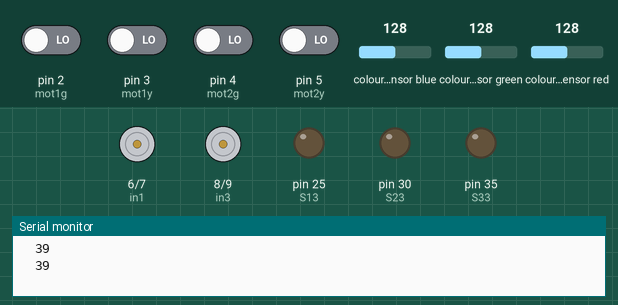
The sketch below on a simulated Arduino Mega 2560, built with avr-gcc and run on an emulated ATmega2560. On the bench: motor-driver pin pairs drawn as motors (green arrow = first pin HIGH = forward, orange = second pin HIGH = backward, longer = more drive, scaled by the enable pin), output pins drawn as LEDs (lit = HIGH), the last lines printed to the serial monitor. Wiring (inferred from the names in the program): 3 × TCS3200 colour sensor: output pin 26, S2 pin 27, S3 pin 32, S1 pin 22 / output pin 31, S2 pin 28, S3 pin 33, S1 pin 23 / output pin 36, S2 pin 29, S3 pin 34, S1 pin 24. Inputs (shaded band) come from the test bench; at power-on: pin 2 (mot1g), pin 3 (mot1y), pin 4 (mot2g), pin 5 (mot2y) LOW, colour sensor blue 128, colour sensor green 128, colour sensor red 128. Pins used as bus, display or sensor lines are not drawn.

Above: at 0.1 s.
At 5.1 s:
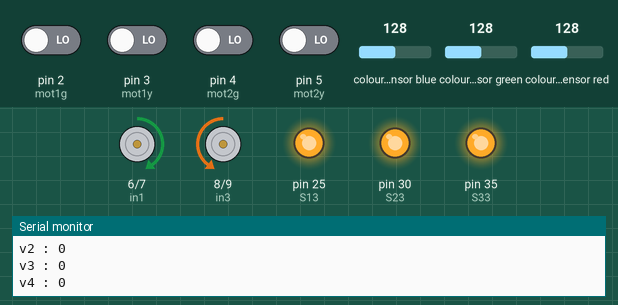
At 10.1 s:
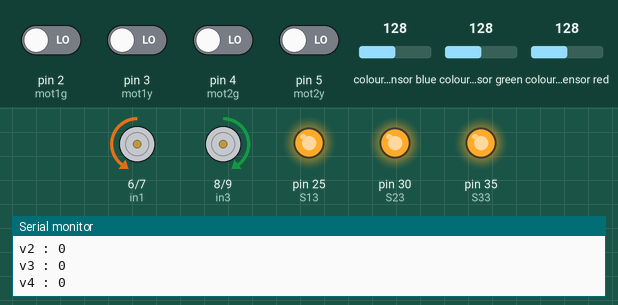
At 12.1 s:
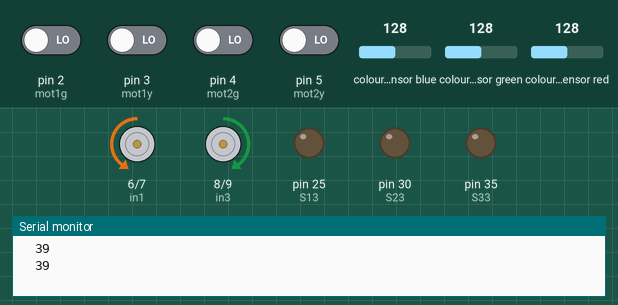
At 19.1 s:
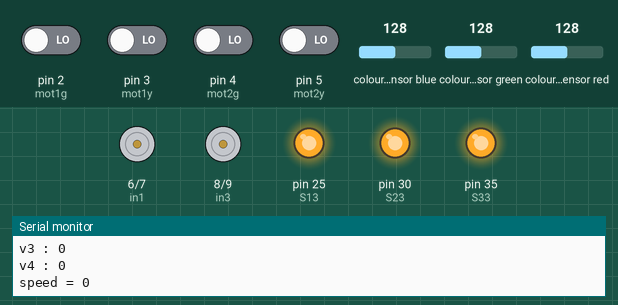
Timing chart, 0 to 20.6 s (numbered marks = the images above):
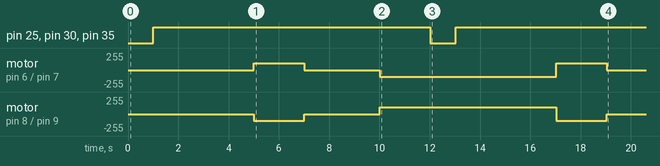

The sketch:

motor_test.ino
```cpp
#define mot1g 2  // Control pin 1 for motor 1
#define mot1y 3  // Control pin 2 for motor 1

#define in1 6
#define in2 7

#define mot2g 4  // Control pin 1 for motor 2
#define mot2y 5  // Control pin 2 for motor 2

#define in3 8
#define in4 9

#define Ea 10
#define Eb 11

#define S10 22
#define S11 23
#define S12 24
#define S13 25
#define sensorOut1 26

#define S20 27
#define S21 28
#define S22 29
#define S23 30
#define sensorOut2 31

#define S30 32
#define S31 33
#define S32 34
#define S33 35
#define sensorOut3 36

int frequency1 = 0;
int frequency2 = 0;
int frequency3 = 0;
int v1=0;
int v2=0;
int v3=0;
int v4=0;

void setup() {

    pinMode(Ea, OUTPUT);
    pinMode(Eb, OUTPUT);

    pinMode(mot1g, INPUT);
    pinMode(mot1y, INPUT);
    pinMode(in1, OUTPUT);
    pinMode(in2, OUTPUT);
    pinMode(mot2g, INPUT);
    pinMode(mot2y, INPUT);
    pinMode(in3, OUTPUT);
    pinMode(in4, OUTPUT);

  pinMode(S10, OUTPUT);
  pinMode(S11, OUTPUT);
  pinMode(S12, OUTPUT);
  pinMode(S13, OUTPUT);
  pinMode(sensorOut1, INPUT);

  pinMode(S20, OUTPUT);
  pinMode(S21, OUTPUT);
  pinMode(S22, OUTPUT);
  pinMode(S23, OUTPUT);
  pinMode(sensorOut2, INPUT);

  pinMode(S30, OUTPUT);
  pinMode(S31, OUTPUT);
  pinMode(S32, OUTPUT);
  pinMode(S33, OUTPUT);
  pinMode(sensorOut3, INPUT);

  // Setting frequency-scaling to 20%
  digitalWrite(S10,HIGH);
  digitalWrite(S11,LOW);

  digitalWrite(S20,HIGH);
  digitalWrite(S21,LOW);

  digitalWrite(S30,HIGH);
  digitalWrite(S31,LOW);

    Serial.begin(9600);

    v1=digitalRead(mot1g);
    v2=digitalRead(mot1y);
    v3=digitalRead(mot2g);
    v4=digitalRead(mot2y);

}

void loop()
{

  digitalWrite(S12,LOW);
  digitalWrite(S13,LOW);

  digitalWrite(S22,LOW);
  digitalWrite(S23,LOW);

  digitalWrite(S32,LOW);
  digitalWrite(S33,LOW);

  // Reading the output frequency
  frequency1 = pulseIn(sensorOut1, LOW);
  frequency2 = pulseIn(sensorOut2, LOW);
  frequency3 = pulseIn(sensorOut3, LOW);

  // Printing the value on the serial monitor
  Serial.print("R= ");//printing name
  Serial.println(frequency1);//printing RED color frequency
  Serial.print("  ");
  Serial.println(frequency2);//printing RED color frequency
  Serial.print("  ");
  Serial.println(frequency3);//printing RED color frequency
  Serial.print("  ");
  delay(1000);

  // Setting Green filtered photodiodes to be read
  digitalWrite(S12,HIGH);
  digitalWrite(S13,HIGH);

  digitalWrite(S22,HIGH);
  digitalWrite(S23,HIGH);

  digitalWrite(S32,HIGH);
  digitalWrite(S33,HIGH);

  // Reading the output frequency
  frequency1 = pulseIn(sensorOut1, LOW);
  frequency2 = pulseIn(sensorOut2, LOW);
  frequency3 = pulseIn(sensorOut3, LOW);

  // Printing the value on the serial monitor
  Serial.print("G= ");//printing name
  Serial.println(frequency1);//printing RED color frequency
  Serial.print("  ");
  Serial.println(frequency2);//printing RED color frequency
  Serial.print("  ");
  Serial.println(frequency3);//printing RED color frequency
  Serial.print("  ");
  delay(1000);

  // Setting Blue filtered photodiodes to be read
  digitalWrite(S12,LOW);
  digitalWrite(S13,HIGH);

   digitalWrite(S22,LOW);
  digitalWrite(S23,HIGH);

   digitalWrite(S32,LOW);
  digitalWrite(S33,HIGH);

  // Reading the output frequency
  frequency1 = pulseIn(sensorOut1, LOW);
  frequency2 = pulseIn(sensorOut2, LOW);
  frequency3 = pulseIn(sensorOut3, LOW);

  // Printing the value on the serial monitor
  Serial.print("B= ");//printing name
  Serial.println(frequency1);//printing RED color frequency
  Serial.println("  ");
  Serial.println(frequency2);//printing RED color frequency
  Serial.println("  ");
  Serial.println(frequency3);//printing RED color frequency
  Serial.println("  ");
  delay(1000);

// if(frequency1
    Serial.println("delay");
    delay(2000);
    analogWrite(Ea,100); // Run in half speed
    analogWrite(Eb,100);
    Serial.println("speed = 50");

    digitalWrite(in1, HIGH);
    digitalWrite(in2, LOW);
    Serial.println("logic hai");

    digitalWrite(in3, LOW);
    digitalWrite(in4, HIGH);
    Serial.println("logic yaha bhi  hai");

    Serial.print("v1 : ");
    Serial.println(v1);
    Serial.print("v2 : ");
    Serial.println(v2);

    Serial.print("v3 : ");
    Serial.println(v3);
    Serial.print("v4 : ");
    Serial.println(v4);
    delay(2000);

    // change direction

    digitalWrite(Ea,LOW);
    digitalWrite(Eb,LOW);
    Serial.println("speed = 0");

  delay(3000);

    analogWrite(Ea,100);  // Run in full speed
    analogWrite(Eb,100);
    Serial.println("speed = 50");

    digitalWrite(in1, LOW);
    digitalWrite(in2, HIGH);
    Serial.println("logic hai");

    digitalWrite(in3, HIGH);
    digitalWrite(in4, LOW);
    Serial.println("logic yaha bhi hai");

    Serial.print("v1 : ");
    Serial.println(v1);

    Serial.print("v2 : ");
    Serial.println(v2);

    Serial.print("v3 : ");
    Serial.println(v3);

    Serial.print("v4 : ");
    Serial.println(v4);

    delay(2000);

}
```

Measured:
- by itself, pin 25 (S13), pin 30 (S23), pin 35 (S33): LOW → HIGH at 1.0 s, → LOW 11.0 s later, → HIGH 1.0 s later
- by itself, motor on pin 6 (in1) / pin 7 (in2): stopped → forward 100/255 at 5.0 s, → stopped 2.0 s later, → backward 100/255 3.0 s later, → forward 100/255 7.0 s later, … (5 changes in this stretch)
- by itself, motor on pin 8 (in3) / pin 9 (in4): stopped → backward 100/255 at 5.0 s, → stopped 2.0 s later, → forward 100/255 3.0 s later, → backward 100/255 7.0 s later, … (5 changes in this stretch)
